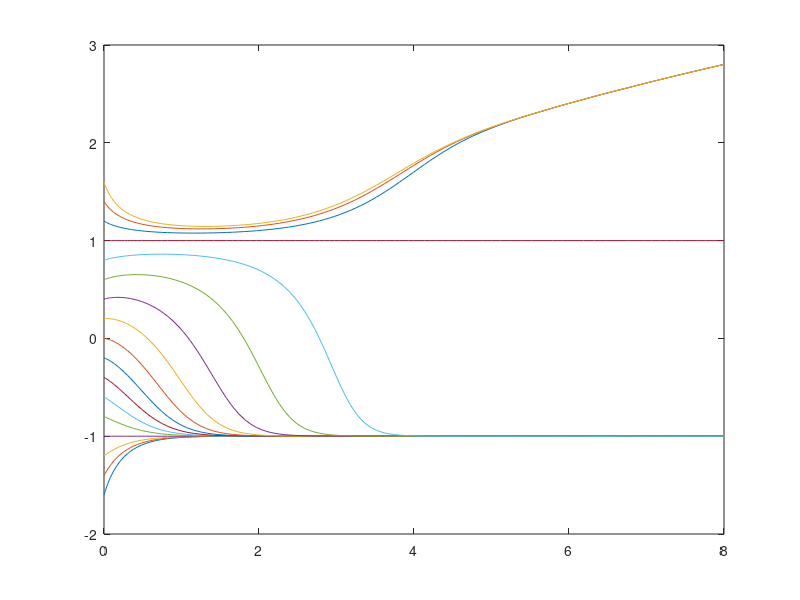

Recreate this plot in MATLAB. (Note: this script raises an error after producing the figure.)
% Matlab Project 3
% Whitney Wilson
% Emmanuel Taylor
% Kenneth Bryant

%% Problem 4
f4= @(t,y) (y-sqrt(t)).*(1-y.^2); % defines the function
[t,ya]= ode45(f4, [0 8], -1.6:.2:1.6); % stores the t and y values for different solutions
plot(t, ya)                         % plots the different points without circles

% Problem 4b
% When b<-1 the solution curves increase towards an asymptote at b= -1.
% When -1<b<1 the solution curves decrease towards b= -1. The point b= -1
% is asymptotically stable. When 0< b<1 the solution curves increase
% towards b= 1. When bh= 1 it is a constant solution.

hold on
syms t y;
p = ezplot(y-sqrt(t), [0 8 0 8]);
set(p,'Linewidth', 2);
% It makes sense that the solution curves are asymptotic to this parabola
% because this is one of the zeroes for the equation. At this point the
% differential equation equals 0.



[T, Y] = meshgrid(0:0.2:8, -1.6:0.2:1.6);
S = (Y-sqrt(T)).*(1-Y.^2)
L= sqrt(1 +S.^2);
quiver(T,Y, 1./L, S./L, 0.5), axis equal tight 
xlabel 't', ylabel 'y'
title 'Graph of Problem 4d'
hold off

%% Problem 7
% 
f7 = @(t,y) -exp(y)./(t.*exp(y)-sin(y));
[tfor, yfor] = ode45(f7, (2:.5: 4), 1.5);
plot(tfor, yfor) % plots numerical solution
hold on
format long
[tfor yfor] % prints out the corresoponding t and y values

[tbak, ybak] = ode45(f7, (2:-.5:.5), 1.5);
format long
[tbak ybak] % prints out the corresoponding t and y values
plot(tbak, ybak) % plots numerical solution
hold on


sol7afunc=cos(y) + t*exp(y); % solution to the diffeq from previous hw
c=subs(sol7afunc,[t,y],[2,1.5]);
p =ezplot(sol7afunc-c,[.5,4,0,3]); % plots actual solution
set(p, 'color', 'r');
hold off
title 'graph for 7a'

% actual values 
%t =1, y = 2.269811843492618
%t= 1.5, y = 1.822765651057094
%t= 3, y =1.045263208819677

% numerical answers
%t=1, y= 2.269811752222526
%t= 1.5, y = 1.822765668361479
%t= 3, y =   1.045263208334591

fig=figure;
[t, ya] = ode45(f7, [2:2: 1000], 1.5);
plot(t, ya)
title 'Graph1'
% as t goes to infinity

figure;
[t, ya] = ode45(f7, [2:-.01:0], 1.5);
plot(t, ya)
title 'Graph2'
%% Problem 10
f10a= @(t,y) exp(-3.*t)+ 1./(1+y.^2)
ode45(f10a, [0 1000], -1)
title 'graph of 10a'
% as t increases towards infintity the graph will also increase towards
% infinity because the e^(-3t) will just continue to increase forever

fig=figure;
f10b = @(t,y) exp(-2.*t) + y.^2
ode45(f10b, [0 1000], -1)
title 'graph of 10b'
% as t increases towards infinity the graph will approach the value of
% zero. this is because the function e^-2t will approach the value of e^0
% which is 1, and -1 + that value will approach 0 but it will never reach it.

%% Problem 13

 syms t y
%a)
f = @(t, y) (9*t^2 - 3*y)/t;
t0 = -.5
y0 = 3.15
b = -3
n = 10
[t9, y9] = myeuler(f, t0, y0, b, n)
figure(10);
plot(t9,y9)

%b)
f = @(t, y) (9*t^2 - 3*y)/t;
t0 = -.5
y0 = 3.15
b = -3
n = 10
[t10, y10] = ImprovedEulerFunc(f, t0, y0, b, n)
figure(11);
plot(t10,y10)

%c)
f = @(t, y) (9.*t.^2 - 3.*y)./t;
[t11, y11] = ode45(f,[-.5 .5],3.15);
figure(12);
plot(t11, y11)
t11=[-.5,-.06:.02:.06]
[t12, y12] = ode45(f,t11,3.15);
figure(13);
plot(t12, y12)
%The interval is defined up until t=0 (so in this case from [-.06,0)).

%d)
q = @(t, y) (((9/5)*t^2) + C/(t^3)) - y
subs(q, 't', -.5)
v = ans
subs(v, 'y', 3.15)
syms C1
solve(- 8*C1 - 27/10,'C1')
C1 = ans

q = @(t, y) (((9/5)*t^2) + C/(t^3)) - y
subs(q, 't', .5)
v = ans
subs(v, 'y', 3.15)
syms C2
solve(8*C2 - 27/10,'C2')
C2 = ans

q = @(t, y) (((9/5)*t^2) + C/(t^3)) - y
subs(q, 't', -.5)
v = ans
subs(v, 'y', -3.45)
syms C3
solve(39/10 - 8*C3,'C3')
C3 = ans

q = @(t, y) (((9/5)*t^2) + C/(t^3)) - y
subs(q, 't', .5)
v = ans
subs(v, 'y', -3.45)
syms C4
solve(8*C4 + 39/10,'C4')
C4 = ans

yc1 = @(t, y) ((9.*t.^2)./6) - y %We know for y(0)=0 that c=0.
figure(14); ezplot(yc1)
yc2 = @(t, y) (((9./5).*t.^2) - (27./80)./(t.^3)) - y
figure(15);ezplot(yc2)
yc3 = @(t, y) (((9./5).*t.^2) + (27./80)./(t.^3)) - y
figure(16);ezplot(yc3)
yc4 = @(t, y) (((9./5).*t.^2) + (39./80)./(t.^3)) - y
figure(17);ezplot(yc4)
yc5 = @(t, y) (((9./5).*t.^2) - (39./80)./(t.^3)) - y
figure(18);ezplot(yc5)

%ode45 shows that as t gets closer to the value 0, dy/dt approaches infinity and
% as a result the graph goes to infinity at 0. You can tell this from the
% differential equation because dy/dt is undefined at 0.  The other
%numerical methods end up making mistakes becasue they do not consider both sides of the point.
%ode45 looks at both sides of the point that is being approximated so it can see where
%the derivative becomes undefined.

 
